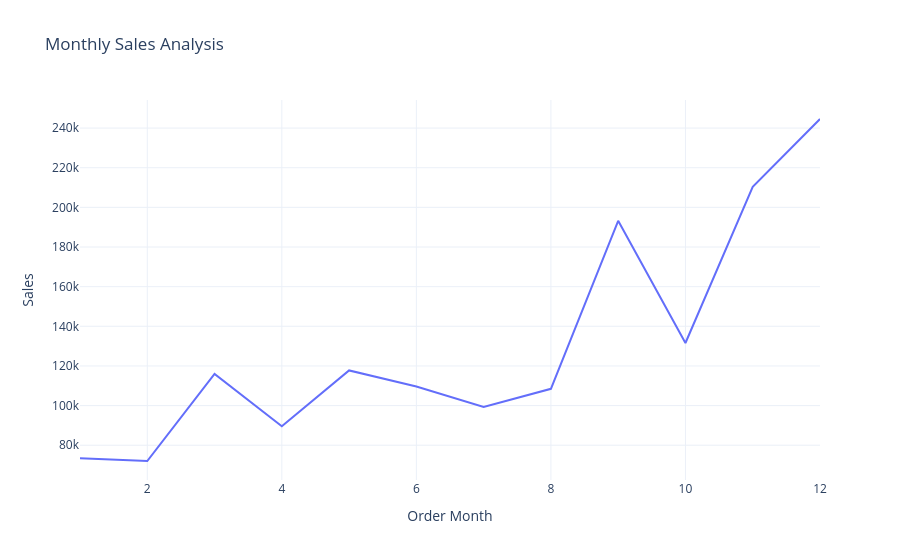

Notebook code for this chart:
### Markdown cell above
# Monthly Sales Analysis

### Code cell
sales_by_month = data.groupby('Order Month')['Sales'].sum().reset_index()
fig = px.line(sales_by_month, 
              x='Order Month', 
              y='Sales', 
              title='Monthly Sales Analysis')
fig.show()

### Figure 1 — Plotly figure (JSON) as saved in the notebook; plotly's stock layout.template omitted (floating-point values rounded to 4 significant figures)
{"data": [{"hovertemplate": "Order Month=%{x}<br>Sales=%{y}<extra></extra>", "legendgroup": "", "line": {"color": "#636efa", "dash": "solid"}, "marker": {"symbol": "circle"}, "mode": "lines", "name": "", "orientation": "v", "showlegend": false, "type": "scatter", "x": [1, 2, 3, 4, 5, 6, 7, 8, 9, 10, 11, 12], "xaxis": "x", "y": [73380.0, 72050.0, 115900.0, 89560.0, 117700.0, 109600.0, 99340.0, 108500.0, 193200.0, 131600.0, 210400.0, 244600.0], "yaxis": "y"}], "layout": {"autosize": true, "legend": {"tracegroupgap": 0}, "title": {"text": "Monthly Sales Analysis"}, "xaxis": {"anchor": "y", "autorange": true, "domain": [0, 1], "range": [1, 12], "title": {"text": "Order Month"}, "type": "linear"}, "yaxis": {"anchor": "x", "autorange": true, "domain": [0, 1], "range": [62460.0, 254200.0], "title": {"text": "Sales"}, "type": "linear"}}}
